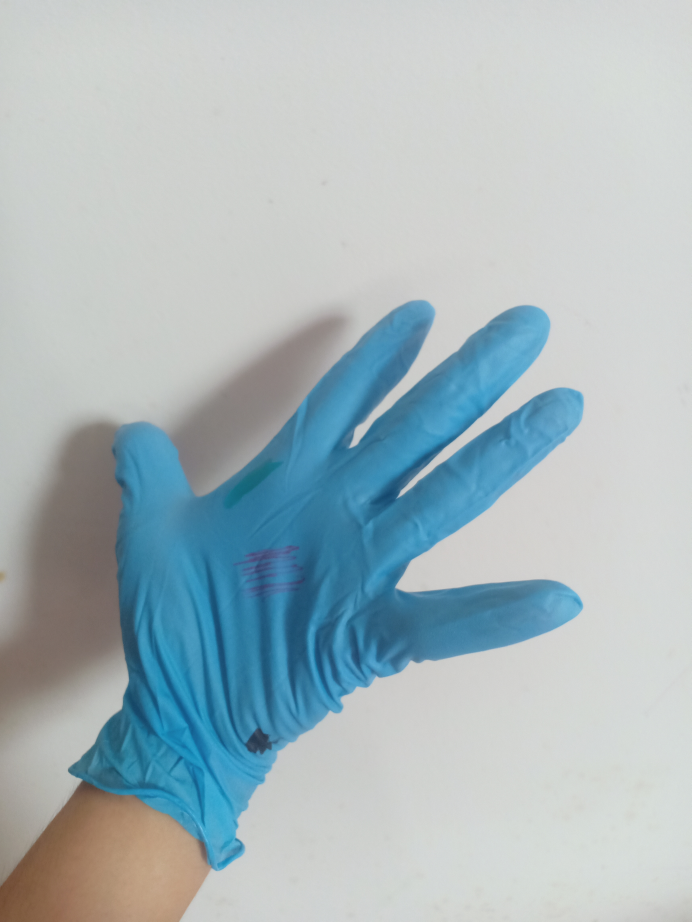
#> input picture Images/Latex/dirt_3.jpg, 3456 x 4608 px, found by its file name (shown at 1/5 size)
$ python hsv_finder.py
#> lines starting #> are read from the running program, lines starting #| are printed output that depends on the picture; after the words box and inside, x2 and y2 are one past the last pixel; in counts of white or black regions, pixels touching at a corner belong together
import cv2
import numpy as np
def on_change(val):
    pass


img = cv2.imread('C:\\Users\\JJ\\OneDrive\\Desktop\\Glove-Defect-Detection-System\\Images\\Latex\\dirt_3.jpg')
#> img is the input picture: shape (4608, 3456, 3); mean B, G, R 188.8, 183.9, 168.3
img = cv2.resize(img, (500, 500))
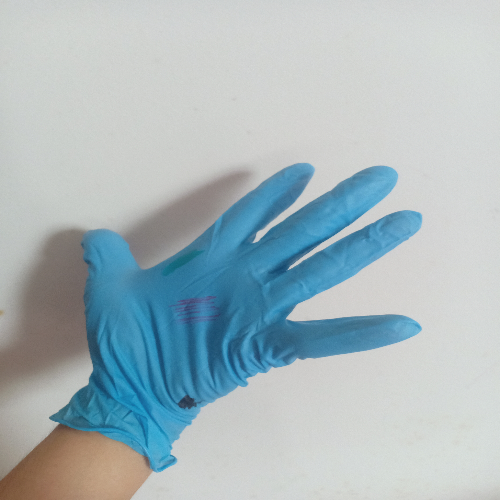
#> img: shape (500, 500, 3); mean B, G, R 188.7, 183.8, 168.2

ilowH = 0
ihighH = 179

ilowS = 0
ihighS = 255
ilowV = 0
ihighV = 255

windowName = 'image'
cv2.namedWindow(windowName)
cv2.createTrackbar('lowH','image',ilowH,179,on_change)
#> slider 'lowH' is set to 35
cv2.createTrackbar('highH','image',ihighH,179,on_change)

cv2.createTrackbar('lowS','image',ilowS,255,on_change)
#> slider 'lowS' is set to 51
cv2.createTrackbar('highS','image',ihighS,255,on_change)

cv2.createTrackbar('lowV','image',ilowV,255,on_change)
#> slider 'lowV' is set to 51
cv2.createTrackbar('highV','image',ihighV,255,on_change)
while(1):

    ilowH = cv2.getTrackbarPos('lowH', windowName)
    ihighH = cv2.getTrackbarPos('highH', windowName)
    ilowS = cv2.getTrackbarPos('lowS', windowName)
    ihighS = cv2.getTrackbarPos('highS', windowName)
    ilowV = cv2.getTrackbarPos('lowV', windowName)
    ihighV = cv2.getTrackbarPos('highV', windowName)

    img_copy = img.copy()
    img_copy = cv2.cvtColor(img_copy, cv2.COLOR_BGR2HSV)
#> img_copy: shape (500, 500, 3); mean H, S, V 64.8, 43.3, 193.1
    upper = np.array([ihighH, ihighS, ihighV])
    lower = np.array([ilowH, ilowS, ilowV])
    img_copy = cv2.inRange(img_copy, lower, upper)
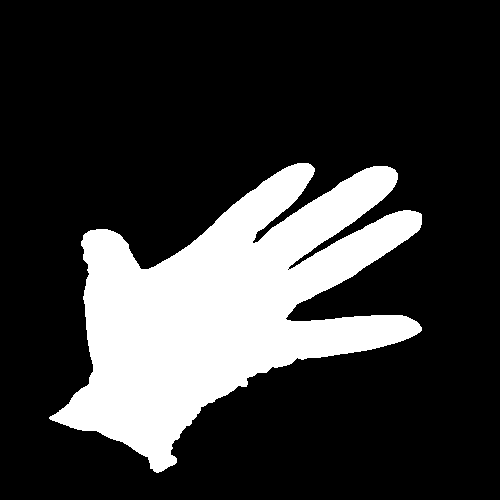
#> img_copy: shape (500, 500); 21.8% white; 1 white region, box (x1, y1, x2, y2) and area: (49, 163, 422, 473) 54507
    img_copy = cv2.bitwise_and(img, img, mask=img_copy)
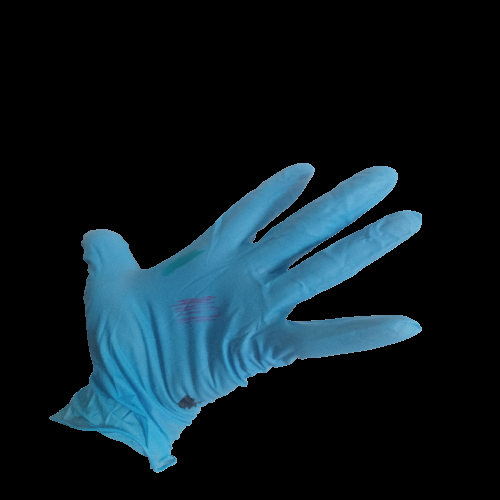
#> img_copy: shape (500, 500, 3); mean B, G, R 36.3, 28.6, 13.2
    print(img_copy)
#> (printed output is left out)

    cv2.imshow(windowName, img_copy)
    cv2.waitKey(500)

$ run again, with Images/Latex/Dirt_2.jpg copied over Images/Latex/dirt_3.jpg
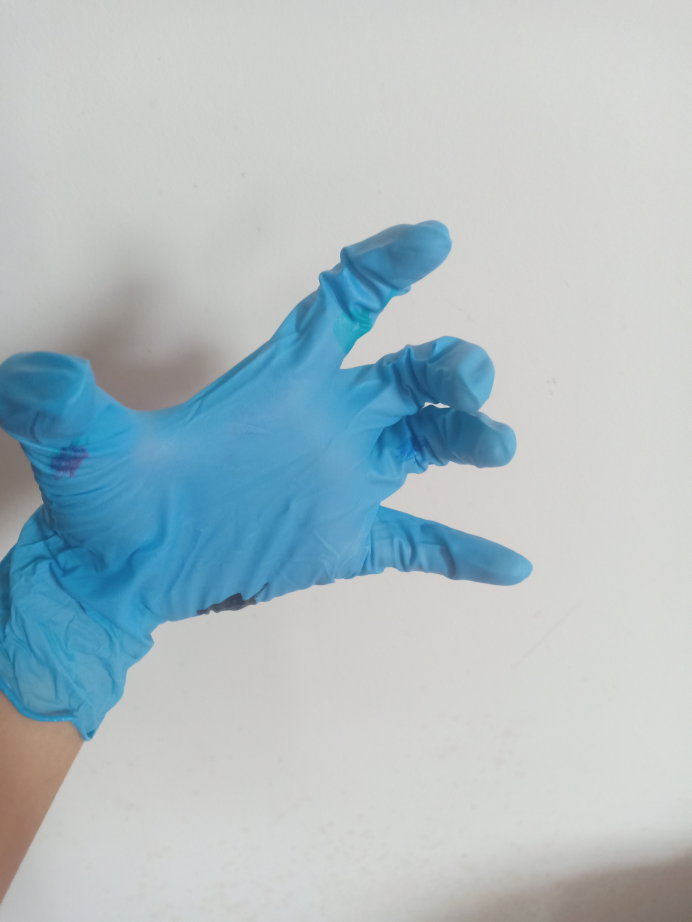
#> input picture Images/Latex/Dirt_2.jpg, 3456 x 4608 px, found by its file name (shown at 1/5 size)
#> img is the input picture: shape (4608, 3456, 3); mean B, G, R 195.3, 190, 174.5
#> img: shape (500, 500, 3)
#> `img_copy = cv2.inRange(img_copy, lower, upper)`:
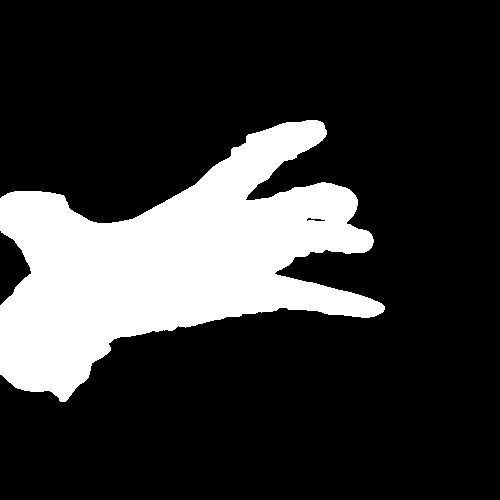
#> img_copy: shape (500, 500); 21% white; 1 white region, box (x1, y1, x2, y2) and area: (0, 120, 385, 402) 52615
#> `img_copy = cv2.bitwise_and(img, img, mask=img_copy)`:
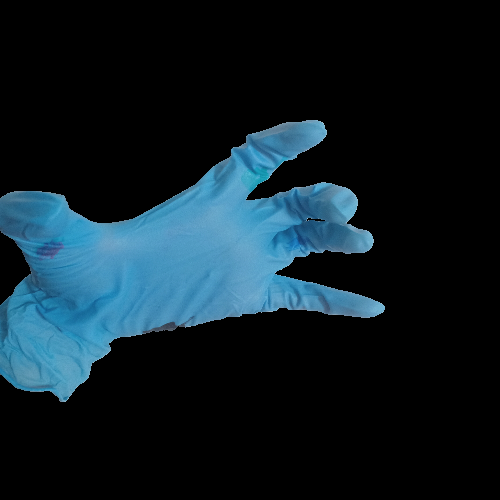
#> img_copy: shape (500, 500, 3); mean B, G, R 37.6, 29.5, 14.1
#> (printed output is left out)

$ run again, with Images/Latex/Dirt_4.jpg copied over Images/Latex/dirt_3.jpg
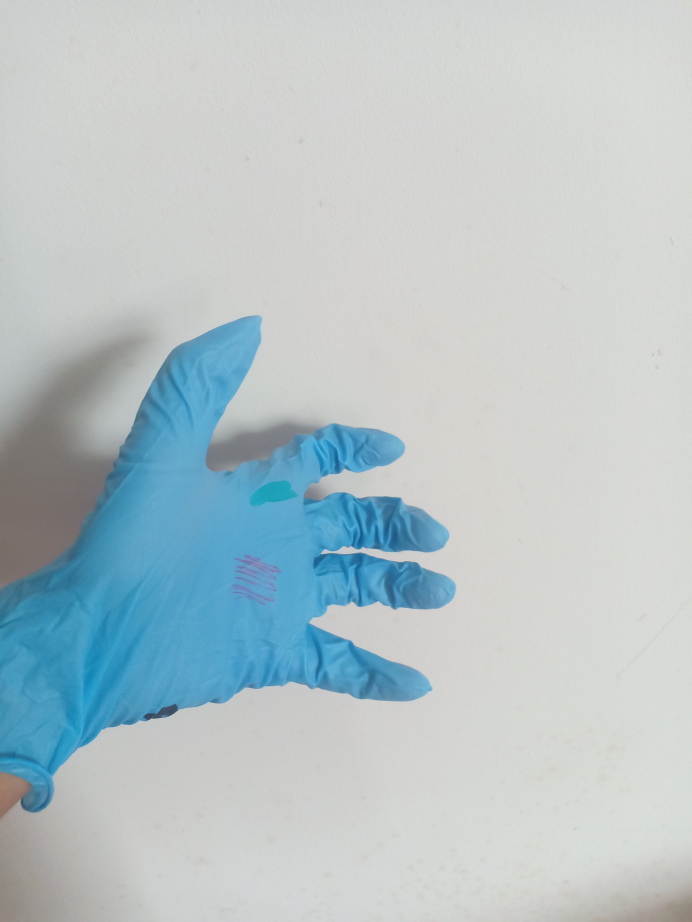
#> input picture Images/Latex/Dirt_4.jpg, 3456 x 4608 px, found by its file name (shown at 1/5 size)
#> img is the input picture: shape (4608, 3456, 3); mean B, G, R 200.4, 196.7, 182.6
#> img: shape (500, 500, 3)
#> `img_copy = cv2.inRange(img_copy, lower, upper)`:
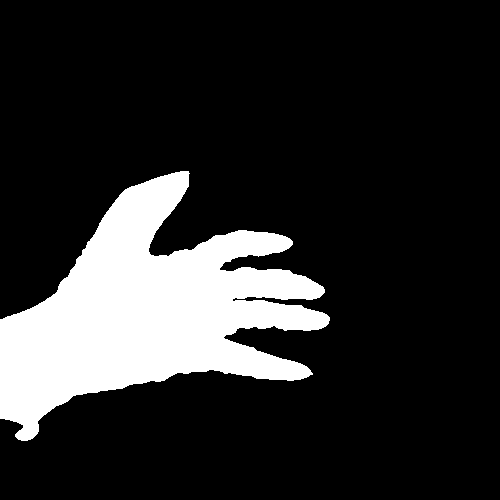
#> img_copy: shape (500, 500); 16.9% white; 1 white region, box (x1, y1, x2, y2) and area: (0, 171, 330, 441) 42254
#> `img_copy = cv2.bitwise_and(img, img, mask=img_copy)`:
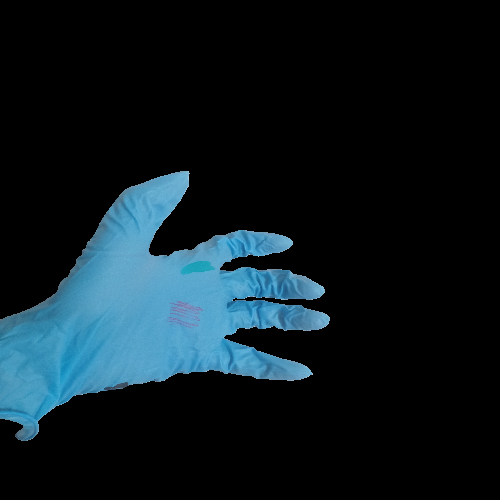
#> img_copy: shape (500, 500, 3); mean B, G, R 32, 25.8, 12.8
#> (printed output is left out)
